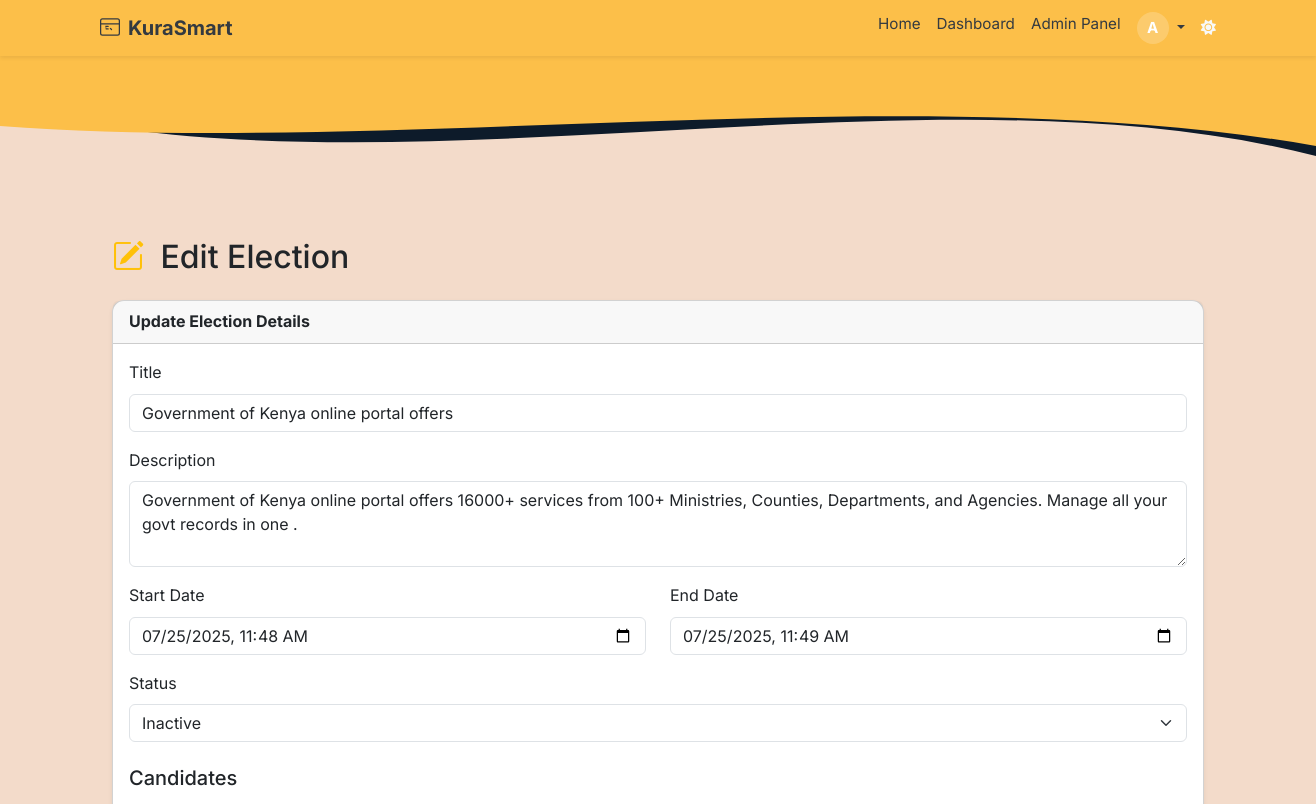
Page /admin/elections/5/edit (signed in, upper part) on the earlier database version.
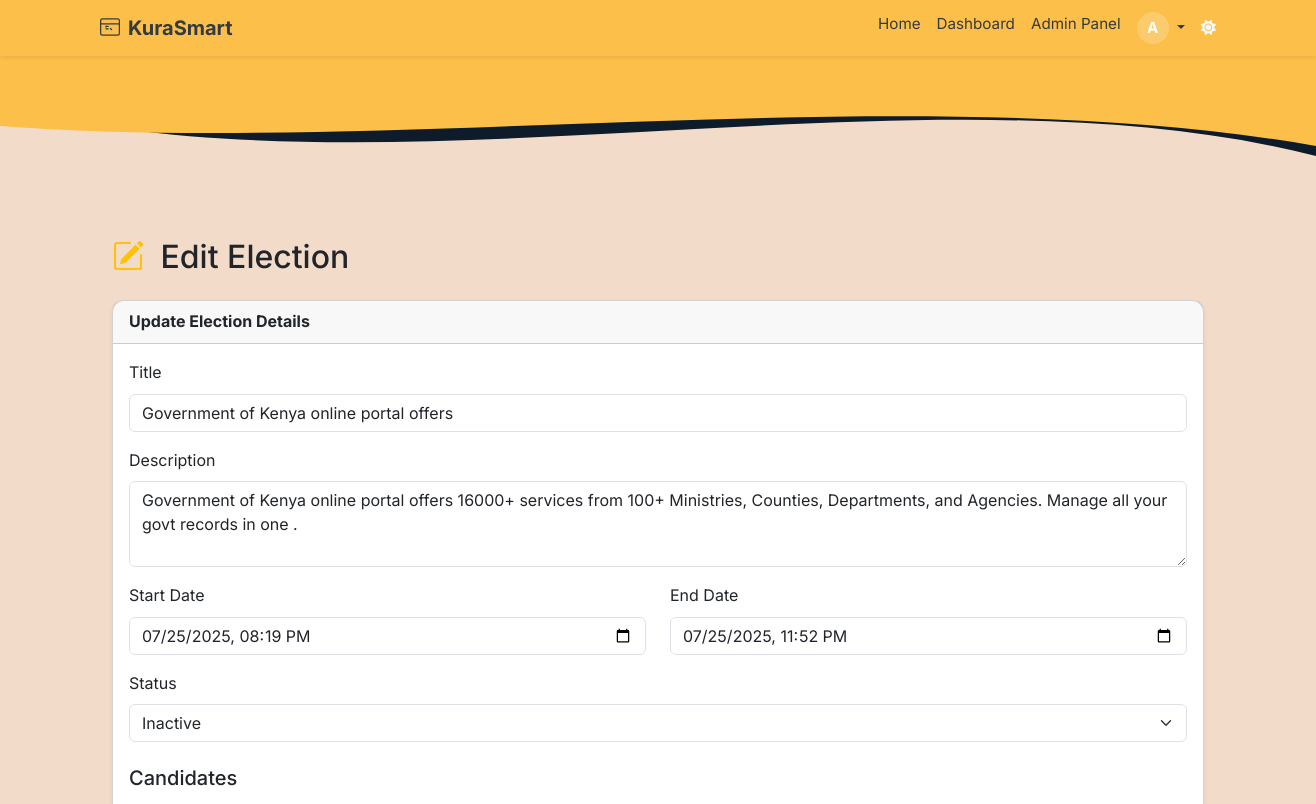
Same page on the later database version.
### app/models.py (models this page shows, shortened)
class Election(db.Model):
    __tablename__ = 'election'
    id = db.Column(db.Integer, primary_key=True)
    title = db.Column(db.String(255), nullable=False)
    description = db.Column(db.Text)
    start_date = db.Column(db.DateTime, nullable=False)
    end_date = db.Column(db.DateTime, nullable=False)
    is_active = db.Column(db.Boolean, default=True)
    status = db.Column(db.Enum(ElectionStatusEnum), nullable=False, default=ElectionStatusEnum.INACTIVE)
    created_at = db.Column(db.DateTime, default=datetime.utcnow)
    updated_at = db.Column(db.DateTime, onupdate=func.now())
    deactivated_by = db.Column(db.Integer, db.ForeignKey('users.id'))
    candidates = db.relationship('Candidate', back_populates='election', lazy='select')
    positions = db.relationship('Position', back_populates='election', lazy='select', cascade="all, delete-orphan")
    votes = db.relationship('Vote', back_populates='election', lazy='select')

### app/routes/web_auth.py (the view, shortened to what this page needs)
@admin_web_bp.route('/elections/<int:election_id>/edit', methods=['GET', 'POST'])
@login_required
def edit_election(election_id):
    if not current_user.is_superadmin:
        abort(403)
    try:
        election = Election.query.get_or_404(election_id)
        now = datetime.now()
        if election.status != ElectionStatusEnum.ENDED and now >= election.end_date:
            election.status = ElectionStatusEnum.ENDED
            db.session.commit()
        form = ElectionForm()
        if request.method == "GET":
            form = ElectionForm(obj=election)
            form.candidates.entries = []
            for candidate in election.candidates:
                entry = form.candidates.append_entry()
                entry.form.original_candidate = candidate
                entry.form.full_name.data = candidate.full_name
                entry.form.party_name.data = candidate.party_name
                entry.form.manifesto.data = candidate.manifesto
                entry.form.position.data = candidate.position
                entry.form.election_id.data = str(election.id)
                entry.form.candidate_id.data = str(candidate.id)
            if request.args.get("add_candidate"):
                form.candidates.append_entry()
            if request.args.get("remove_candidate"):
                index = int(request.args.get("remove_candidate"))
                if 0 <= index < len(form.candidates.entries):
                    form.candidates.entries.pop(index)
            return render_template("admin/edit_election.html", form=form, election=election)
    except Exception as e:
        db.session.rollback()
        flash(f"❌ Error editing election: {e}", "danger")
        return redirect(url_for("admin_web.manage_elections"))

### app/forms/forms.py (shortened to what this page needs)
class ElectionForm(FlaskForm):
    title = StringField("Title", validators=[DataRequired()])
    description = TextAreaField("Description")
    start_date = DateTimeLocalField(
        "Start Date", format="%Y-%m-%dT%H:%M", validators=[DataRequired()]
    )
    end_date = DateTimeLocalField(
        "End Date", format="%Y-%m-%dT%H:%M", validators=[DataRequired()]
    )
    status = SelectField(
        "Status",
        choices=[(e.value, e.name.title()) for e in ElectionStatusEnum],
        validators=[DataRequired()],
        coerce=str,
    )
    candidates = FieldList(FormField(CandidateForm), min_entries=1)
    submit = SubmitField("Save Changes")

### app/routes/web_auth.py (called while the page is built)
@admin_web_bp.context_processor
def inject_notifications():
    if current_user.is_authenticated:
        unread_notifications = Notification.query.filter_by(user_id=current_user.id, read=False).order_by(Notification.created_at.desc()).all()
        return dict(unread_notifications=unread_notifications)
    return dict(unread_notifications=[])

### app/templates/admin/edit_election.html (shortened to what this page needs)
{% extends "base.html" %}
{% block content %}
<div class="container mt-4">
  <h2 class="mb-4">
    <i class="bi bi-pencil-square me-2 text-warning"></i>
    Edit Election
  </h2>
  <div class="card shadow-sm" data-aos="fade-up">
    <div class="card-header fw-bold">Update Election Details</div>
    <div class="card-body">
      <form method="POST" id="election-form" enctype="multipart/form-data" novalidate>
        <div class="mb-3">
          {{ form.title.label(class="form-label") }}
          {{ form.title(class="form-control", placeholder="Enter election title") }}
        </div>
        <div class="mb-3">
          {{ form.description.label(class="form-label") }}
          {{ form.description(class="form-control", rows=3) }}
        </div>
        <div class="row">
          <div class="col-md-6 mb-3">
            {{ form.start_date.label(class="form-label") }}
            {{ form.start_date(class="form-control") }}
          </div>
          <div class="col-md-6 mb-3">
            {{ form.end_date.label(class="form-label") }}
            {{ form.end_date(class="form-control") }}
          </div>
        </div>
        {% if current_user.is_superadmin %}
        <div class="mb-3">
          {{ form.status.label(class="form-label") }}
          {{ form.status(class="form-select") }}
        </div>
        {% endif %}
        <h5 class="mt-4">Candidates</h5>
      </form>
    </div>
  </div>
</div>
{% endblock %}

Differences in the rows shown:
changed Election "Government of Kenya online portal offers": start_date "07/25/2025 11:48" → "07/25/2025 20:19"; end_date "07/25/2025 11:49" → "07/25/2025 23:52"
